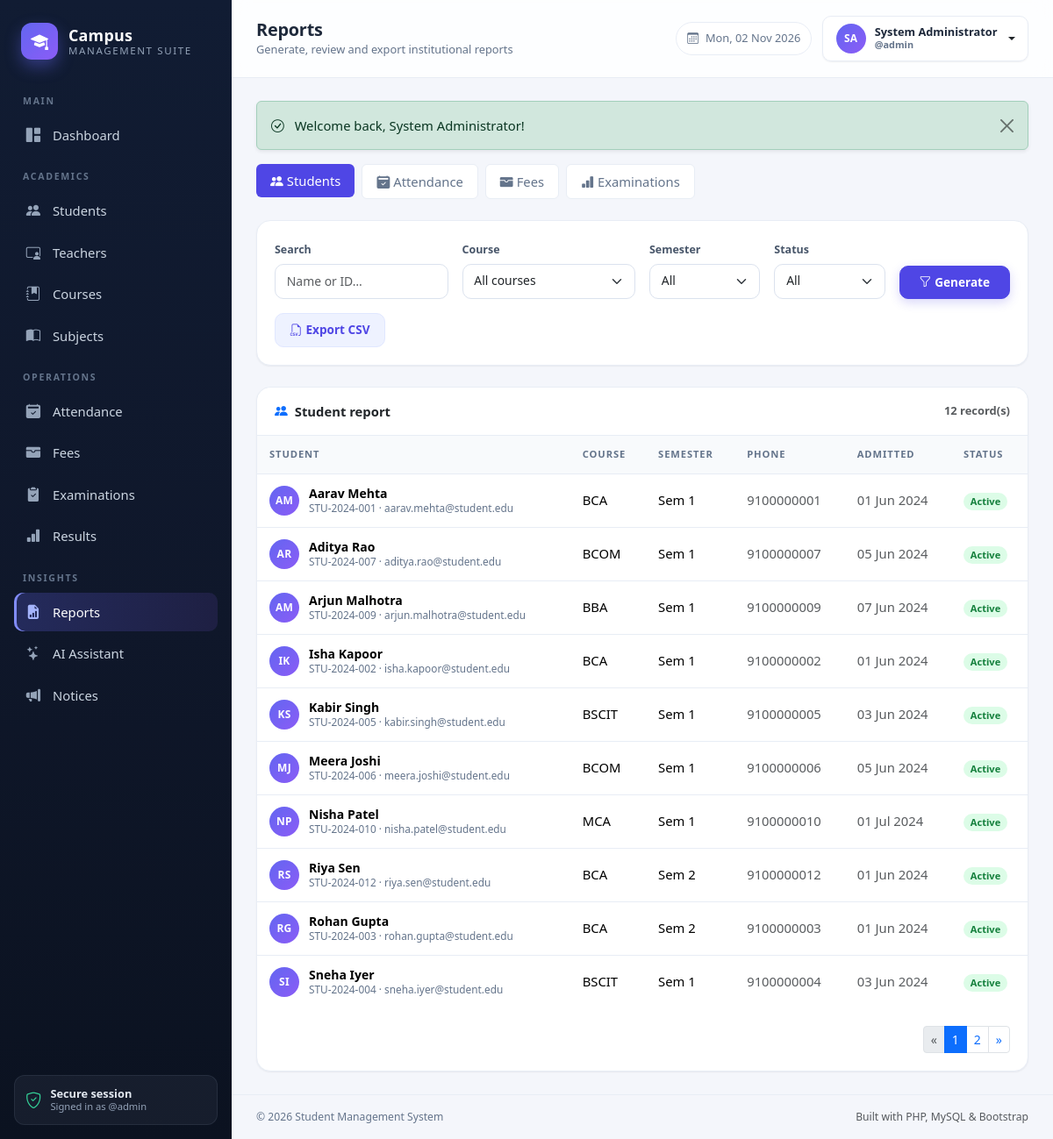
Screenshot of /admin/reports/index.php (signed in) with the database file from the repository.
### tables this page shows
CREATE TABLE students (
    id INT UNSIGNED AUTO_INCREMENT PRIMARY KEY,
    student_id VARCHAR(30) NOT NULL UNIQUE,
    full_name VARCHAR(120) NOT NULL,
    email VARCHAR(120) NOT NULL UNIQUE,
    phone VARCHAR(20) DEFAULT NULL,
    gender ENUM('Male','Female','Other') DEFAULT NULL,
    dob DATE DEFAULT NULL,
    address VARCHAR(255) DEFAULT NULL,
    course_id INT UNSIGNED NOT NULL,
    semester TINYINT UNSIGNED NOT NULL DEFAULT 1,
    admission_date DATE NOT NULL,
    photo VARCHAR(255) DEFAULT NULL,
    status ENUM('Active','Inactive','Graduated') NOT NULL DEFAULT 'Active',
    created_at TIMESTAMP DEFAULT CURRENT_TIMESTAMP,
    CONSTRAINT fk_students_course FOREIGN KEY (course_id) REFERENCES courses(id) ON DELETE RESTRICT
);

CREATE TABLE courses (
    id INT UNSIGNED AUTO_INCREMENT PRIMARY KEY,
    code VARCHAR(20) NOT NULL UNIQUE,
    name VARCHAR(120) NOT NULL,
    duration_years TINYINT UNSIGNED NOT NULL DEFAULT 3,
    total_fee DECIMAL(10,2) NOT NULL DEFAULT 0,
    description TEXT DEFAULT NULL,
    created_at TIMESTAMP DEFAULT CURRENT_TIMESTAMP
);

### admin/reports/index.php (the view, shortened to what this page needs)
<?php
$pdo = db();
$type = query('type', 'students');
$q        = query('q');
$courseId = query_int('course_id');
$semester = query_int('semester');
$status   = query('status');
$method   = query('method');
$from     = query('from');
$to       = query('to');
$examId   = query_int('exam_id');
$exportParams = array_filter([
    'type'      => $type,
    'q'         => $q,
    'course_id' => $courseId ?: null,
    'semester'  => $semester ?: null,
    'status'    => $status,
    'method'    => $method,
    'from'      => $from,
    'to'        => $to,
    'exam_id'   => $examId ?: null,
], static fn ($value) => $value !== null && $value !== '');
$exportUrl = url('admin/reports/export.php?' . http_build_query($exportParams));
$rows = [];
$p = null;
if ($type === 'students') {
    $where  = ['1 = 1'];
    $params = [];
    $whereSql = ' WHERE ' . implode(' AND ', $where);
    $countStmt = $pdo->prepare('SELECT COUNT(*) FROM students s' . $whereSql);
    $countStmt->execute($params);
    $p = paginate((int) $countStmt->fetchColumn());
    $stmt = $pdo->prepare(
        'SELECT s.*, c.name AS course_name, c.code AS course_code
         FROM students s JOIN courses c ON c.id = s.course_id' . $whereSql . '
         ORDER BY s.full_name
         LIMIT ' . (int) $p['perPage'] . ' OFFSET ' . (int) $p['offset']
    );
    $stmt->execute($params);
    $rows = $stmt->fetchAll();
}
require dirname(__DIR__, 2) . '/includes/header.php';
?>
<ul class="nav nav-pills gap-2 mb-4">
    <?php
    $tabs = [
        'students'   => ['label' => 'Students', 'icon' => 'people-fill'],
        'attendance' => ['label' => 'Attendance', 'icon' => 'calendar2-check-fill'],
        'fees'       => ['label' => 'Fees', 'icon' => 'wallet-fill'],
        'exams'      => ['label' => 'Examinations', 'icon' => 'bar-chart-fill'],
    ];
    foreach ($tabs as $key => $tab):
        $tabParams = array_merge($exportParams, ['type' => $key]);
        unset($tabParams['status'], $tabParams['method'], $tabParams['exam_id']);
        ?>
        <li class="nav-item">
            <a class="nav-link<?= $type === $key ? ' active' : '' ?>"
               href="?<?= e(http_build_query($tabParams)) ?>"
               <?= $type === $key ? 'style="background:var(--brand);color:#fff;"' : 'style="background:#fff;border:1px solid var(--line);color:var(--muted);"' ?>>
                <i class="bi bi-<?= $tab['icon'] ?> me-1"></i><?= $tab['label'] ?>
            </a>
        </li>
    <?php endforeach; ?>
</ul>
<div class="card mb-4">
    <div class="card-body">
        <form class="row g-3 align-items-end" method="get">
            <?php if ($type === 'students' || $type === 'attendance' || $type === 'fees'): ?>
                <div class="col-lg-3 col-md-6">
                    <label class="form-label">Search</label>
                    <input class="form-control" type="search" name="q" value="<?= e($q) ?>"
                           placeholder="<?= $type === 'fees' ? 'Student or receipt…' : 'Name or ID…' ?>">
                </div>
                <div class="col-lg-3 col-md-6">
                    <label class="form-label">Course</label>
                    <select class="form-select" name="course_id">
                        <option value="">All courses</option>
                    </select>
                </div>
            <?php endif; ?>
            <?php if ($type === 'students'): ?>
                <div class="col-lg-2 col-md-6">
                    <label class="form-label">Semester</label>
                    <select class="form-select" name="semester">
                        <option value="">All</option>
                    </select>
                </div>
                <div class="col-lg-2 col-md-6">
                    <label class="form-label">Status</label>
                    <select class="form-select" name="status">
                        <option value="">All</option>
                    </select>
                </div>
            <?php endif; ?>
            <div class="col-lg-2 col-md-6">
                <button class="btn btn-primary w-100" type="submit"><i class="bi bi-funnel me-1"></i>Generate</button>
            </div>
            <div class="col-lg-2 col-md-6">
                <a class="btn btn-soft w-100" href="<?= e($exportUrl) ?>"><i class="bi bi-filetype-csv me-1"></i>Export CSV</a>
            </div>
        </form>
    </div>
</div>
<?php if ($type === 'students'): ?>
    <div class="card table-card">
        <div class="card-header d-flex justify-content-between align-items-center">
            <span><i class="bi bi-people-fill me-2 text-primary"></i>Student report</span>
            <span class="text-muted small"><?= number_format((int) ($p['total'] ?? 0)) ?> record(s)</span>
        </div>
        <div class="table-responsive">
            <table class="table table-hover align-middle mb-0">
                <thead>
                    <tr><th>Student</th><th>Course</th><th>Semester</th><th>Phone</th><th>Admitted</th><th>Status</th></tr>
                </thead>
                <tbody>
                    <?php foreach ($rows as $row): ?>
                        <tr>
                            <td>
                                <div class="person-cell">
                                    <span class="avatar avatar-sm"><?= e(initials($row['full_name'])) ?></span>
                                    <div class="meta">
                                        <strong><?= e($row['full_name']) ?></strong>
                                        <small><?= e($row['student_id']) ?> &middot; <?= e($row['email']) ?></small>
                                    </div>
                                </div>
                            </td>
                            <td><?= e($row['course_code']) ?></td>
                            <td>Sem <?= (int) $row['semester'] ?></td>
                            <td class="text-muted"><?= e($row['phone'] ?: '—') ?></td>
                            <td class="text-muted"><?= format_date($row['admission_date']) ?></td>
                            <td><?= status_badge($row['status']) ?></td>
                        </tr>
                    <?php endforeach; ?>
                </tbody>
            </table>
        </div>
        <?php if ($p && $p['pages'] > 1): ?><div class="card-body d-flex justify-content-end"><?php render_pagination($p); ?></div><?php endif; ?>
    </div>
<?php endif; ?>
<?php require dirname(__DIR__, 2) . '/includes/footer.php'; ?>

### includes/functions.php (shortened to what this page needs)
<?php
function e($value): string
{
    return htmlspecialchars((string) $value, ENT_QUOTES | ENT_SUBSTITUTE, 'UTF-8');
}
function url(string $path = ''): string
{
    return BASE_URL . '/' . ltrim($path, '/');
}
function query(string $key, string $default = ''): string
{
    $value = $_GET[$key] ?? $default;
    return is_string($value) ? trim($value) : $default;
}
function query_int(string $key, int $default = 0): int
{
    return isset($_GET[$key]) && $_GET[$key] !== '' ? (int) $_GET[$key] : $default;
}
function paginate(int $total, ?int $perPage = null): array
{
    $perPage = $perPage ?? ROWS_PER_PAGE;
    $pages   = max(1, (int) ceil($total / $perPage));
    $page    = max(1, min($pages, query_int('page', 1)));
    return [
        'page'    => $page,
        'pages'   => $pages,
        'offset'  => ($page - 1) * $perPage,
        'perPage' => $perPage,
        'total'   => $total,
    ];
}
function page_url(int $page): string
{
    $params = $_GET;
    $params['page'] = $page;
    return '?' . http_build_query($params);
}
function render_pagination(array $p): void
{
    $start = max(1, $p['page'] - 2);
    $end   = min($p['pages'], $p['page'] + 2);
    echo '<nav aria-label="Pagination"><ul class="pagination pagination-sm mb-0">';
    echo '<li class="page-item' . ($p['page'] <= 1 ? ' disabled' : '') . '">'
        . '<a class="page-link" href="' . e(page_url(max(1, $p['page'] - 1))) . '">&laquo;</a></li>';
    for ($i = $start; $i <= $end; $i++) {
        echo '<li class="page-item' . ($i === $p['page'] ? ' active' : '') . '">'
            . '<a class="page-link" href="' . e(page_url($i)) . '">' . $i . '</a></li>';
    }
    echo '<li class="page-item' . ($p['page'] >= $p['pages'] ? ' disabled' : '') . '">'
        . '<a class="page-link" href="' . e(page_url(min($p['pages'], $p['page'] + 1))) . '">&raquo;</a></li>';
    echo '</ul></nav>';
}
function format_date(?string $date, string $format = 'd M Y'): string
{
    $ts = strtotime($date);
    return $ts ? date($format, $ts) : '—';
}
function initials(string $name): string
{
    $parts = preg_split('/\s+/', trim($name)) ?: [];
    $out = '';
    foreach (array_slice($parts, 0, 2) as $part) {
        $out .= strtoupper(substr($part, 0, 1));
    }
    return $out !== '' ? $out : '?';
}
function status_badge(string $status): string
{
    $map = [
        'Active'    => 'success',
        'Inactive'  => 'secondary',
        'Graduated' => 'info',
        'Present'   => 'success',
        'Absent'    => 'danger',
        'Late'      => 'warning',
        'Paid'      => 'success',
        'Pending'   => 'danger',
        'Pass'      => 'success',
        'Fail'      => 'danger',
    ];
    $class = $map[$status] ?? 'secondary';
    return '<span class="badge text-bg-' . $class . ' badge-soft">' . e($status) . '</span>';
}

### assets/css/style.css (style rules this page uses)
:root { --brand: #4f46e5; --brand-dark: #4338ca; --brand-soft: #eef2ff; --sidebar-bg: #0f172a; --sidebar-muted: #94a3b8; --body-bg: #f4f6fb; --surface: #ffffff; --text: #1e293b; --muted: #64748b; --line: #e8edf5; --radius: 16px; --shadow-sm: 0 1px 2px rgba(15, 23, 42, .06); --shadow: 0 10px 30px rgba(15, 23, 42, .07); --sidebar-w: 264px; }
* { box-sizing: border-box; }
body { margin: 0; background: var(--body-bg); color: var(--text); font-family: "Segoe UI", system-ui, -apple-system, "Helvetica Neue", Arial, sans-serif; font-size: .925rem; -webkit-font-smoothing: antialiased; }
a { text-decoration: none; }
.avatar { display: inline-grid; place-items: center; border-radius: 50%; background: linear-gradient(135deg, #6366f1, #8b5cf6); color: #fff; font-weight: 700; letter-spacing: .3px; flex-shrink: 0; object-fit: cover; }
.avatar-sm { width: 34px; height: 34px; font-size: .75rem; }
.card { border: 1px solid var(--line); border-radius: var(--radius); box-shadow: var(--shadow-sm); }
.card-header { background: #fff; border-bottom: 1px solid var(--line); border-radius: var(--radius) var(--radius) 0 0 !important; padding: 16px 20px; font-weight: 600; }
.card-body { padding: 20px; }
.table { --bs-table-bg: transparent; margin-bottom: 0; }
.table > :not(caption) > * > * { padding: 13px 14px; border-bottom-color: var(--line); vertical-align: middle; }
.table thead th { font-size: .7rem; text-transform: uppercase; letter-spacing: .08em; color: var(--muted); font-weight: 700; background: #f8fafc; border-bottom: 1px solid var(--line) !important; white-space: nowrap; }
.table tbody tr:last-child td { border-bottom: 0; }
.table-card { overflow: hidden; }
.table-responsive { border-radius: 0 0 var(--radius) var(--radius); }
.person-cell { display: flex; align-items: center; gap: 11px; }
.person-cell .meta { display: flex; flex-direction: column; line-height: 1.25; }
.person-cell .meta strong { font-size: .875rem; }
.person-cell .meta small { color: var(--muted); font-size: .74rem; }
.badge-soft { font-weight: 600; padding: .4em .7em; border-radius: 999px; }
.text-bg-success.badge-soft { background: #dcfce7 !important; color: #15803d !important; }
.btn { border-radius: 10px; font-weight: 600; font-size: .85rem; padding: .5rem .9rem; }
.btn-primary { background: var(--brand); border-color: var(--brand); box-shadow: 0 4px 12px rgba(79, 70, 229, .22); }
.btn-soft { background: var(--brand-soft); color: var(--brand); border: 1px solid #e0e7ff; }
.form-label { font-size: .78rem; font-weight: 600; color: #475569; margin-bottom: .35rem; }
.form-control, .form-select { border-radius: 10px; border-color: #dbe2ee; padding: .55rem .8rem; font-size: .87rem; }

### rows the page displays
students: full_name "AM", full_name "Aarav Mehta", student "STU-2024-001", email "aarav.mehta@student.edu", course.code "BCA", semester "1", phone "9100000001", admission_date "01 Jun 2024", status "Active"
students: full_name "AR", full_name "Aditya Rao", student "STU-2024-007", email "aditya.rao@student.edu", course.code "BCOM", semester "1", phone "9100000007", admission_date "05 Jun 2024", status "Active"
students: full_name "AM", full_name "Arjun Malhotra", student "STU-2024-009", email "arjun.malhotra@student.edu", course.code "BBA", semester "1", phone "9100000009", admission_date "07 Jun 2024", status "Active"
students: full_name "IK", full_name "Isha Kapoor", student "STU-2024-002", email "isha.kapoor@student.edu", course.code "BCA", semester "1", phone "9100000002", admission_date "01 Jun 2024", status "Active"
students: full_name "KS", full_name "Kabir Singh", student "STU-2024-005", email "kabir.singh@student.edu", course.code "BSCIT", semester "1", phone "9100000005", admission_date "03 Jun 2024", status "Active"
students: full_name "MJ", full_name "Meera Joshi", student "STU-2024-006", email "meera.joshi@student.edu", course.code "BCOM", semester "1", phone "9100000006", admission_date "05 Jun 2024", status "Active"
students: full_name "NP", full_name "Nisha Patel", student "STU-2024-010", email "nisha.patel@student.edu", course.code "MCA", semester "1", phone "9100000010", admission_date "01 Jul 2024", status "Active"
students: full_name "RS", full_name "Riya Sen", student "STU-2024-012", email "riya.sen@student.edu", course.code "BCA", semester "2", phone "9100000012", admission_date "01 Jun 2024", status "Active"
students: full_name "RG", full_name "Rohan Gupta", student "STU-2024-003", email "rohan.gupta@student.edu", course.code "BCA", semester "2", phone "9100000003", admission_date "01 Jun 2024", status "Active"
students: full_name "SI", full_name "Sneha Iyer", student "STU-2024-004", email "sneha.iyer@student.edu", course.code "BSCIT", semester "1", phone "9100000004", admission_date "03 Jun 2024", status "Active"

### other values shown
$group "MAIN"
$item['label'] "Dashboard"
$group "ACADEMICS"
$item['label'] "Students"
$item['label'] "Teachers"
$item['label'] "Courses"
$item['label'] "Subjects"
$group "OPERATIONS"
$item['label'] "Attendance"
$item['label'] "Fees"
$item['label'] "Examinations"
$item['label'] "Results"
$group "INSIGHTS"
$item['label'] "Reports"
$item['label'] "AI Assistant"
